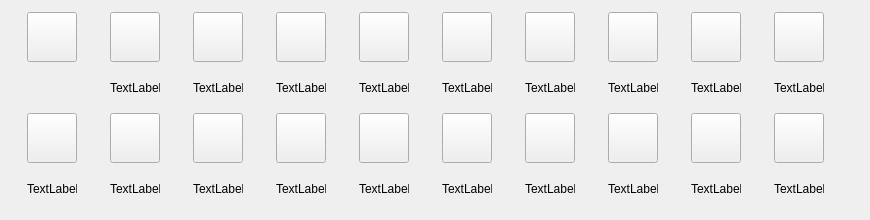
   <widget class="QWidget" name="SleepTab">
    <attribute name="title">
     <string>Sleep</string>
    </attribute>
    <widget class="QWidget" name="gridLayoutWidget_4">
     <property name="geometry">
      <rect>
       <x>0</x>
       <y>0</y>
       <width>861</width>
       <height>211</height>
      </rect>
     </property>
     <layout class="QGridLayout" name="gridLayout_4">
      <item row="0" column="1">
       <widget class="QPushButton" name="t4_itemButton_1">
        <property name="sizePolicy">
         <sizepolicy hsizetype="Fixed" vsizetype="Fixed">
          <horstretch>0</horstretch>
          <verstretch>0</verstretch>
         </sizepolicy>
        </property>
        <property name="minimumSize">
         <size>
          <width>50</width>
          <height>50</height>
         </size>
        </property>
        <property name="maximumSize">
         <size>
          <width>50</width>
          <height>50</height>
         </size>
        </property>
        <property name="icon">
         <iconset>
          <normaloff>../../Horockey/Desktop/111.png</normaloff>../../Horockey/Desktop/111.png</iconset>
        </property>
        <property name="iconSize">
         <size>
          <width>50</width>
          <height>50</height>
         </size>
        </property>
       </widget>
      </item>
      <item row="1" column="2">
       <widget class="QLabel" name="t4_label_2">
        <property name="minimumSize">
         <size>
          <width>50</width>
          <height>15</height>
         </size>
        </property>
        <property name="maximumSize">
         <size>
          <width>50</width>
          <height>15</height>
         </size>
        </property>
        <property name="text">
         <string>TextLabel</string>
        </property>
       </widget>
      </item>
      <item row="2" column="1">
       <widget class="QPushButton" name="t4_itemButton_11">
        <property name="sizePolicy">
         <sizepolicy hsizetype="Fixed" vsizetype="Fixed">
          <horstretch>0</horstretch>
          <verstretch>0</verstretch>
         </sizepolicy>
        </property>
        <property name="minimumSize">
         <size>
          <width>50</width>
          <height>50</height>
         </size>
        </property>
        <property name="maximumSize">
         <size>
          <width>50</width>
          <height>50</height>
         </size>
        </property>
        <property name="icon">
         <iconset>
          <normaloff>../../Horockey/Desktop/111.png</normaloff>../../Horockey/Desktop/111.png</iconset>
        </property>
        <property name="iconSize">
         <size>
          <width>50</width>
          <height>50</height>
         </size>
        </property>
       </widget>
      </item>
      <item row="1" column="8">
       <widget class="QLabel" name="t4_label_8">
        <property name="minimumSize">
         <size>
          <width>50</width>
          <height>15</height>
         </size>
        </property>
        <property name="maximumSize">
         <size>
          <width>50</width>
          <height>15</height>
         </size>
        </property>
        <property name="text">
         <string>TextLabel</string>
        </property>
       </widget>
      </item>
      <item row="2" column="4">
       <widget class="QPushButton" name="t4_itemButton_14">
        <property name="sizePolicy">
         <sizepolicy hsizetype="Fixed" vsizetype="Fixed">
          <horstretch>0</horstretch>
          <verstretch>0</verstretch>
         </sizepolicy>
        </property>
        <property name="minimumSize">
         <size>
          <width>50</width>
          <height>50</height>
         </size>
        </property>
        <property name="maximumSize">
         <size>
          <width>50</width>
          <height>50</height>
         </size>
        </property>
        <property name="icon">
         <iconset>
          <normaloff>../../Horockey/Desktop/111.png</normaloff>../../Horockey/Desktop/111.png</iconset>
        </property>
        <property name="iconSize">
         <size>
          <width>50</width>
          <height>50</height>
         </size>
        </property>
       </widget>
      </item>
      <item row="0" column="5">
       <widget class="QPushButton" name="t4_itemButton_5">
        <property name="sizePolicy">
         <sizepolicy hsizetype="Fixed" vsizetype="Fixed">
          <horstretch>0</horstretch>
          <verstretch>0</verstretch>
         </sizepolicy>
        </property>
        <property name="minimumSize">
         <size>
          <width>50</width>
          <height>50</height>
         </size>
        </property>
        <property name="maximumSize">
         <size>
          <width>50</width>
          <height>50</height>
         </size>
        </property>
        <property name="icon">
         <iconset>
          <normaloff>../../Horockey/Desktop/111.png</normaloff>../../Horockey/Desktop/111.png</iconset>
        </property>
        <property name="iconSize">
         <size>
          <width>50</width>
          <height>50</height>
         </size>
        </property>
       </widget>
      </item>
      <item row="1" column="4">
       <widget class="QLabel" name="t4_label_4">
        <property name="minimumSize">
         <size>
          <width>50</width>
          <height>15</height>
         </size>
        </property>
        <property name="maximumSize">
         <size>
          <width>50</width>
          <height>15</height>
         </size>
        </property>
        <property name="text">
         <string>TextLabel</string>
        </property>
       </widget>
      </item>
      <item row="1" column="6">
       <widget class="QLabel" name="t4_label_6">
        <property name="minimumSize">
         <size>
          <width>50</width>
          <height>15</height>
         </size>
        </property>
        <property name="maximumSize">
         <size>
          <width>50</width>
          <height>15</height>
         </size>
        </property>
        <property name="text">
         <string>TextLabel</string>
        </property>
       </widget>
      </item>
      <item row="0" column="4">
       <widget class="QPushButton" name="t4_itemButton_4">
        <property name="sizePolicy">
         <sizepolicy hsizetype="Fixed" vsizetype="Fixed">
          <horstretch>0</horstretch>
          <verstretch>0</verstretch>
         </sizepolicy>
        </property>
        <property name="minimumSize">
         <size>
          <width>50</width>
          <height>50</height>
         </size>
        </property>
        <property name="maximumSize">
         <size>
          <width>50</width>
          <height>50</height>
         </size>
        </property>
        <property name="icon">
         <iconset>
          <normaloff>../../Horockey/Desktop/111.png</normaloff>../../Horockey/Desktop/111.png</iconset>
        </property>
        <property name="iconSize">
         <size>
          <width>50</width>
          <height>50</height>
         </size>
        </property>
       </widget>
      </item>
      <item row="2" column="9">
       <widget class="QPushButton" name="t4_itemButton_19">
        <property name="sizePolicy">
         <sizepolicy hsizetype="Fixed" vsizetype="Fixed">
          <horstretch>0</horstretch>
          <verstretch>0</verstretch>
         </sizepolicy>
        </property>
        <property name="minimumSize">
         <size>
          <width>50</width>
          <height>50</height>
         </size>
        </property>
        <property name="maximumSize">
         <size>
          <width>50</width>
          <height>50</height>
         </size>
        </property>
        <property name="icon">
         <iconset>
          <normaloff>../../Horockey/Desktop/111.png</normaloff>../../Horockey/Desktop/111.png</iconset>
        </property>
        <property name="iconSize">
         <size>
          <width>50</width>
          <height>50</height>
         </size>
        </property>
       </widget>
      </item>
      <item row="2" column="8">
       <widget class="QPushButton" name="t4_itemButton_18">
        <property name="sizePolicy">
         <sizepolicy hsizetype="Fixed" vsizetype="Fixed">
          <horstretch>0</horstretch>
          <verstretch>0</verstretch>
         </sizepolicy>
        </property>
        <property name="minimumSize">
         <size>
          <width>50</width>
          <height>50</height>
         </size>
        </property>
        <property name="maximumSize">
         <size>
          <width>50</width>
          <height>50</height>
         </size>
        </property>
        <property name="icon">
         <iconset>
          <normaloff>../../Horockey/Desktop/111.png</normaloff>../../Horockey/Desktop/111.png</iconset>
        </property>
        <property name="iconSize">
         <size>
          <width>50</width>
          <height>50</height>
         </size>
        </property>
       </widget>
      </item>
      <item row="1" column="7">
       <widget class="QLabel" name="t4_label_7">
        <property name="minimumSize">
         <size>
          <width>50</width>
          <height>15</height>
         </size>
        </property>
        <property name="maximumSize">
         <size>
          <width>50</width>
          <height>15</height>
         </size>
        </property>
        <property name="text">
         <string>TextLabel</string>
        </property>
       </widget>
      </item>
      <item row="2" column="6">
       <widget class="QPushButton" name="t4_itemButton_16">
        <property name="sizePolicy">
         <sizepolicy hsizetype="Fixed" vsizetype="Fixed">
          <horstretch>0</horstretch>
          <verstretch>0</verstretch>
         </sizepolicy>
        </property>
        <property name="minimumSize">
         <size>
          <width>50</width>
          <height>50</height>
         </size>
        </property>
        <property name="maximumSize">
         <size>
          <width>50</width>
          <height>50</height>
         </size>
        </property>
        <property name="icon">
         <iconset>
          <normaloff>../../Horockey/Desktop/111.png</normaloff>../../Horockey/Desktop/111.png</iconset>
        </property>
        <property name="iconSize">
         <size>
          <width>50</width>
          <height>50</height>
         </size>
        </property>
       </widget>
      </item>
      <item row="0" column="9">
       <widget class="QPushButton" name="t4_itemButton_9">
        <property name="sizePolicy">
         <sizepolicy hsizetype="Fixed" vsizetype="Fixed">
          <horstretch>0</horstretch>
          <verstretch>0</verstretch>
         </sizepolicy>
        </property>
        <property name="minimumSize">
         <size>
          <width>50</width>
          <height>50</height>
         </size>
        </property>
        <property name="maximumSize">
         <size>
          <width>50</width>
          <height>50</height>
         </size>
        </property>
        <property name="icon">
         <iconset>
          <normaloff>../../Horockey/Desktop/111.png</normaloff>../../Horockey/Desktop/111.png</iconset>
        </property>
        <property name="iconSize">
         <size>
          <width>50</width>
          <height>50</height>
         </size>
        </property>
       </widget>
      </item>
      <item row="0" column="0">
       <widget class="QPushButton" name="t4_goToShopButton">
        <property name="sizePolicy">
         <sizepolicy hsizetype="Fixed" vsizetype="Fixed">
          <horstretch>0</horstretch>
          <verstretch>0</verstretch>
         </sizepolicy>
        </property>
        <property name="minimumSize">
         <size>
          <width>50</width>
          <height>50</height>
         </size>
        </property>
        <property name="maximumSize">
         <size>
          <width>50</width>
          <height>50</height>
         </size>
        </property>
        <property name="icon">
         <iconset>
          <normaloff>../../Horockey/Desktop/111.png</normaloff>../../Horockey/Desktop/111.png</iconset>
        </property>
        <property name="iconSize">
         <size>
          <width>50</width>
          <height>50</height>
         </size>
        </property>
       </widget>
      </item>
      <item row="1" column="3">
       <widget class="QLabel" name="t4_label_3">
        <property name="minimumSize">
         <size>
          <width>50</width>
          <height>15</height>
         </size>
        </property>
        <property name="maximumSize">
         <size>
          <width>50</width>
          <height>15</height>
         </size>
        </property>
        <property name="text">
         <string>TextLabel</string>
        </property>
       </widget>
      </item>
      <item row="0" column="2">
       <widget class="QPushButton" name="t4_itemButton_2">
        <property name="sizePolicy">
         <sizepolicy hsizetype="Fixed" vsizetype="Fixed">
          <horstretch>0</horstretch>
          <verstretch>0</verstretch>
         </sizepolicy>
        </property>
        <property name="minimumSize">
         <size>
          <width>50</width>
          <height>50</height>
         </size>
        </property>
        <property name="maximumSize">
         <size>
          <width>50</width>
          <height>50</height>
         </size>
        </property>
        <property name="icon">
         <iconset>
          <normaloff>../../Horockey/Desktop/111.png</normaloff>../../Horockey/Desktop/111.png</iconset>
        </property>
        <property name="iconSize">
         <size>
          <width>50</width>
          <height>50</height>
         </size>
        </property>
       </widget>
      </item>
      <item row="2" column="5">
       <widget class="QPushButton" name="t4_itemButton_15">
        <property name="sizePolicy">
         <sizepolicy hsizetype="Fixed" vsizetype="Fixed">
          <horstretch>0</horstretch>
          <verstretch>0</verstretch>
         </sizepolicy>
        </property>
        <property name="minimumSize">
         <size>
          <width>50</width>
          <height>50</height>
         </size>
        </property>
        <property name="maximumSize">
         <size>
          <width>50</width>
          <height>50</height>
         </size>
        </property>
        <property name="icon">
         <iconset>
          <normaloff>../../Horockey/Desktop/111.png</normaloff>../../Horockey/Desktop/111.png</iconset>
        </property>
        <property name="iconSize">
         <size>
          <width>50</width>
          <height>50</height>
         </size>
        </property>
       </widget>
      </item>
      <item row="2" column="7">
       <widget class="QPushButton" name="t4_itemButton_17">
        <property name="sizePolicy">
         <sizepolicy hsizetype="Fixed" vsizetype="Fixed">
          <horstretch>0</horstretch>
          <verstretch>0</verstretch>
         </sizepolicy>
        </property>
        <property name="minimumSize">
         <size>
          <width>50</width>
          <height>50</height>
         </size>
        </property>
        <property name="maximumSize">
         <size>
          <width>50</width>
          <height>50</height>
         </size>
        </property>
        <property name="icon">
         <iconset>
          <normaloff>../../Horockey/Desktop/111.png</normaloff>../../Horockey/Desktop/111.png</iconset>
        </property>
        <property name="iconSize">
         <size>
          <width>50</width>
          <height>50</height>
         </size>
        </property>
       </widget>
      </item>
      <item row="1" column="9">
       <widget class="QLabel" name="t4_label_9">
        <property name="minimumSize">
         <size>
          <width>50</width>
          <height>15</height>
         </size>
        </property>
        <property name="maximumSize">
         <size>
          <width>50</width>
          <height>15</height>
         </size>
        </property>
        <property name="text">
         <string>TextLabel</string>
        </property>
       </widget>
      </item>
      <item row="2" column="3">
       <widget class="QPushButton" name="t4_itemButton_13">
        <property name="sizePolicy">
         <sizepolicy hsizetype="Fixed" vsizetype="Fixed">
          <horstretch>0</horstretch>
          <verstretch>0</verstretch>
         </sizepolicy>
        </property>
        <property name="minimumSize">
         <size>
          <width>50</width>
          <height>50</height>
         </size>
        </property>
        <property name="maximumSize">
         <size>
          <width>50</width>
          <height>50</height>
         </size>
        </property>
        <property name="icon">
         <iconset>
          <normaloff>../../Horockey/Desktop/111.png</normaloff>../../Horockey/Desktop/111.png</iconset>
        </property>
        <property name="iconSize">
         <size>
          <width>50</width>
          <height>50</height>
         </size>
        </property>
       </widget>
      </item>
      <item row="0" column="8">
       <widget class="QPushButton" name="t4_itemButton_8">
        <property name="sizePolicy">
         <sizepolicy hsizetype="Fixed" vsizetype="Fixed">
          <horstretch>0</horstretch>
          <verstretch>0</verstretch>
         </sizepolicy>
        </property>
        <property name="minimumSize">
         <size>
          <width>50</width>
          <height>50</height>
         </size>
        </property>
        <property name="maximumSize">
         <size>
          <width>50</width>
          <height>50</height>
         </size>
        </property>
        <property name="icon">
         <iconset>
          <normaloff>../../Horockey/Desktop/111.png</normaloff>../../Horockey/Desktop/111.png</iconset>
        </property>
        <property name="iconSize">
         <size>
          <width>50</width>
          <height>50</height>
         </size>
        </property>
       </widget>
      </item>
      <item row="2" column="0">
       <widget class="QPushButton" name="t4_itemButton_10">
        <property name="sizePolicy">
         <sizepolicy hsizetype="Fixed" vsizetype="Fixed">
          <horstretch>0</horstretch>
          <verstretch>0</verstretch>
         </sizepolicy>
        </property>
        <property name="minimumSize">
         <size>
          <width>50</width>
          <height>50</height>
         </size>
        </property>
        <property name="maximumSize">
         <size>
          <width>50</width>
          <height>50</height>
         </size>
        </property>
        <property name="icon">
         <iconset>
          <normaloff>../../Horockey/Desktop/111.png</normaloff>../../Horockey/Desktop/111.png</iconset>
        </property>
        <property name="iconSize">
         <size>
          <width>50</width>
          <height>50</height>
         </size>
        </property>
       </widget>
      </item>
      <item row="2" column="2">
       <widget class="QPushButton" name="t4_itemButton_12">
        <property name="sizePolicy">
         <sizepolicy hsizetype="Fixed" vsizetype="Fixed">
          <horstretch>0</horstretch>
          <verstretch>0</verstretch>
         </sizepolicy>
        </property>
        <property name="minimumSize">
         <size>
          <width>50</width>
          <height>50</height>
         </size>
        </property>
        <property name="maximumSize">
         <size>
          <width>50</width>
          <height>50</height>
         </size>
        </property>
        <property name="icon">
         <iconset>
          <normaloff>../../Horockey/Desktop/111.png</normaloff>../../Horockey/Desktop/111.png</iconset>
        </property>
        <property name="iconSize">
         <size>
          <width>50</width>
          <height>50</height>
         </size>
        </property>
       </widget>
      </item>
      <item row="1" column="5">
       <widget class="QLabel" name="t4_label_5">
        <property name="minimumSize">
         <size>
          <width>50</width>
          <height>15</height>
         </size>
        </property>
        <property name="maximumSize">
         <size>
          <width>50</width>
          <height>15</height>
         </size>
        </property>
        <property name="text">
         <string>TextLabel</string>
        </property>
       </widget>
      </item>
      <item row="1" column="1">
       <widget class="QLabel" name="t4_label_1">
        <property name="minimumSize">
         <size>
          <width>50</width>
          <height>15</height>
         </size>
        </property>
        <property name="maximumSize">
         <size>
          <width>50</width>
          <height>15</height>
         </size>
        </property>
        <property name="text">
         <string>TextLabel</string>
        </property>
       </widget>
      </item>
      <item row="0" column="3">
       <widget class="QPushButton" name="t4_itemButton_3">
        <property name="sizePolicy">
         <sizepolicy hsizetype="Fixed" vsizetype="Fixed">
          <horstretch>0</horstretch>
          <verstretch>0</verstretch>
         </sizepolicy>
        </property>
        <property name="minimumSize">
         <size>
          <width>50</width>
          <height>50</height>
         </size>
        </property>
        <property name="maximumSize">
         <size>
          <width>50</width>
          <height>50</height>
         </size>
        </property>
        <property name="icon">
         <iconset>
          <normaloff>../../Horockey/Desktop/111.png</normaloff>../../Horockey/Desktop/111.png</iconset>
        </property>
        <property name="iconSize">
         <size>
          <width>50</width>
          <height>50</height>
         </size>
        </property>
       </widget>
      </item>
      <item row="0" column="7">
       <widget class="QPushButton" name="t4_itemButton_7">
        <property name="sizePolicy">
         <sizepolicy hsizetype="Fixed" vsizetype="Fixed">
          <horstretch>0</horstretch>
          <verstretch>0</verstretch>
         </sizepolicy>
        </property>
        <property name="minimumSize">
         <size>
          <width>50</width>
          <height>50</height>
         </size>
        </property>
        <property name="maximumSize">
         <size>
          <width>50</width>
          <height>50</height>
         </size>
        </property>
        <property name="icon">
         <iconset>
          <normaloff>../../Horockey/Desktop/111.png</normaloff>../../Horockey/Desktop/111.png</iconset>
        </property>
        <property name="iconSize">
         <size>
          <width>50</width>
          <height>50</height>
         </size>
        </property>
       </widget>
      </item>
      <item row="0" column="6">
       <widget class="QPushButton" name="t4_itemButton_6">
        <property name="sizePolicy">
         <sizepolicy hsizetype="Fixed" vsizetype="Fixed">
          <horstretch>0</horstretch>
          <verstretch>0</verstretch>
         </sizepolicy>
        </property>
        <property name="minimumSize">
         <size>
          <width>50</width>
          <height>50</height>
         </size>
        </property>
        <property name="maximumSize">
         <size>
          <width>50</width>
          <height>50</height>
         </size>
        </property>
        <property name="icon">
         <iconset>
          <normaloff>../../Horockey/Desktop/111.png</normaloff>../../Horockey/Desktop/111.png</iconset>
        </property>
        <property name="iconSize">
         <size>
          <width>50</width>
          <height>50</height>
         </size>
        </property>
       </widget>
      </item>
      <item row="3" column="0">
       <widget class="QLabel" name="t4_label_10">
        <property name="minimumSize">
         <size>
          <width>50</width>
          <height>15</height>
         </size>
        </property>
        <property name="maximumSize">
         <size>
          <width>50</width>
          <height>15</height>
         </size>
        </property>
        <property name="text">
         <string>TextLabel</string>
        </property>
       </widget>
      </item>
      <item row="3" column="1">
       <widget class="QLabel" name="t4_label_11">
        <property name="minimumSize">
         <size>
          <width>50</width>
          <height>15</height>
         </size>
        </property>
        <property name="maximumSize">
         <size>
          <width>50</width>
          <height>15</height>
         </size>
        </property>
        <property name="text">
         <string>TextLabel</string>
        </property>
       </widget>
      </item>
      <item row="3" column="2">
       <widget class="QLabel" name="t4_label_12">
        <property name="minimumSize">
         <size>
          <width>50</width>
          <height>15</height>
         </size>
        </property>
        <property name="maximumSize">
         <size>
          <width>50</width>
          <height>15</height>
         </size>
        </property>
        <property name="text">
         <string>TextLabel</string>
        </property>
       </widget>
      </item>
      <item row="3" column="3">
       <widget class="QLabel" name="t4_label_13">
        <property name="minimumSize">
         <size>
          <width>50</width>
          <height>15</height>
         </size>
        </property>
        <property name="maximumSize">
         <size>
          <width>50</width>
          <height>15</height>
         </size>
        </property>
        <property name="text">
         <string>TextLabel</string>
        </property>
       </widget>
      </item>
      <item row="3" column="4">
       <widget class="QLabel" name="t4_label_14">
        <property name="minimumSize">
         <size>
          <width>50</width>
          <height>15</height>
         </size>
        </property>
        <property name="maximumSize">
         <size>
          <width>50</width>
          <height>15</height>
         </size>
        </property>
        <property name="text">
         <string>TextLabel</string>
        </property>
       </widget>
      </item>
      <item row="3" column="5">
       <widget class="QLabel" name="t4_label_15">
        <property name="minimumSize">
         <size>
          <width>50</width>
          <height>15</height>
         </size>
        </property>
        <property name="maximumSize">
         <size>
          <width>50</width>
          <height>15</height>
         </size>
        </property>
        <property name="text">
         <string>TextLabel</string>
        </property>
       </widget>
      </item>
      <item row="3" column="6">
       <widget class="QLabel" name="t4_label_16">
        <property name="minimumSize">
         <size>
          <width>50</width>
          <height>15</height>
         </size>
        </property>
        <property name="maximumSize">
         <size>
          <width>50</width>
          <height>15</height>
         </size>
        </property>
        <property name="text">
         <string>TextLabel</string>
        </property>
       </widget>
      </item>
      <item row="3" column="7">
       <widget class="QLabel" name="t4_label_17">
        <property name="minimumSize">
         <size>
          <width>50</width>
          <height>15</height>
         </size>
        </property>
        <property name="maximumSize">
         <size>
          <width>50</width>
          <height>15</height>
         </size>
        </property>
        <property name="text">
         <string>TextLabel</string>
        </property>
       </widget>
      </item>
      <item row="3" column="8">
       <widget class="QLabel" name="t4_label_18">
        <property name="minimumSize">
         <size>
          <width>50</width>
          <height>15</height>
         </size>
        </property>
        <property name="maximumSize">
         <size>
          <width>50</width>
          <height>15</height>
         </size>
        </property>
        <property name="text">
         <string>TextLabel</string>
        </property>
       </widget>
      </item>
      <item row="3" column="9">
       <widget class="QLabel" name="t4_label_19">
        <property name="minimumSize">
         <size>
          <width>50</width>
          <height>15</height>
         </size>
        </property>
        <property name="maximumSize">
         <size>
          <width>50</width>
          <height>15</height>
         </size>
        </property>
        <property name="text">
         <string>TextLabel</string>
        </property>
       </widget>
      </item>
     </layout>
    </widget>
   </widget>
